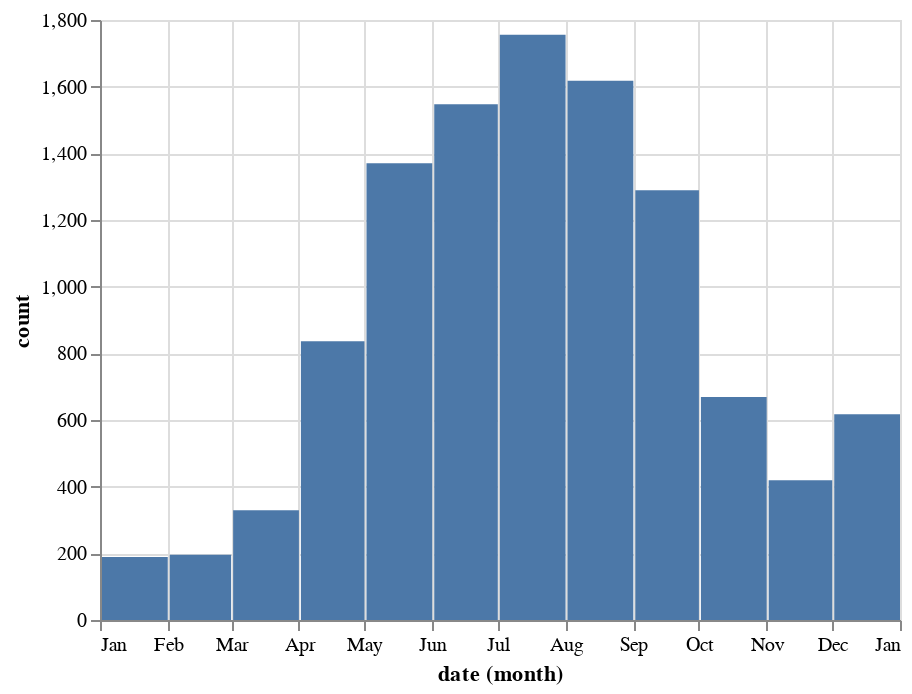

Notebook code for this chart:
### Markdown cell above
### Unique taxa observed per month
![taxa_by_month.png](images/taxa_by_month.png)

### Code cell
taxa_by_month = get_monthly_counts(get_observation_species_counts, 'Taxa')
alt.Chart(taxa_by_month).mark_bar().encode(x='month(date):T', y='count:Q')

### Figure 1 — Vega-Lite specification as saved in the notebook (floating-point values rounded to 4 significant figures)
{"config": {"view": {"continuousWidth": 400, "continuousHeight": 300}}, "data": {"name": "data-9faa4d0ea1b4c535a6a7a7c03d9a0e14"}, "mark": "bar", "encoding": {"x": {"type": "temporal", "field": "date", "timeUnit": "month"}, "y": {"type": "quantitative", "field": "count"}}, "$schema": "https://vega.github.io/schema/vega-lite/v4.8.1.json", "datasets": {"data-9faa4d0ea1b4c535a6a7a7c03d9a0e14": [{"metric": "Taxa", "date": "2020-01-01T00:00:00", "count": 189}, {"metric": "Taxa", "date": "2020-02-01T00:00:00", "count": 196}, {"metric": "Taxa", "date": "2020-03-01T00:00:00", "count": 329}, {"metric": "Taxa", "date": "2020-04-01T00:00:00", "count": 836}, {"metric": "Taxa", "date": "2020-05-01T00:00:00", "count": 1370}, {"metric": "Taxa", "date": "2020-06-01T00:00:00", "count": 1547}, {"metric": "Taxa", "date": "2020-07-01T00:00:00", "count": 1756}, {"metric": "Taxa", "date": "2020-08-01T00:00:00", "count": 1618}, {"metric": "Taxa", "date": "2020-09-01T00:00:00", "count": 1289}, {"metric": "Taxa", "date": "2020-10-01T00:00:00", "count": 669}, {"metric": "Taxa", "date": "2020-11-01T00:00:00", "count": 419}, {"metric": "Taxa", "date": "2020-12-01T00:00:00", "count": 617}]}}
